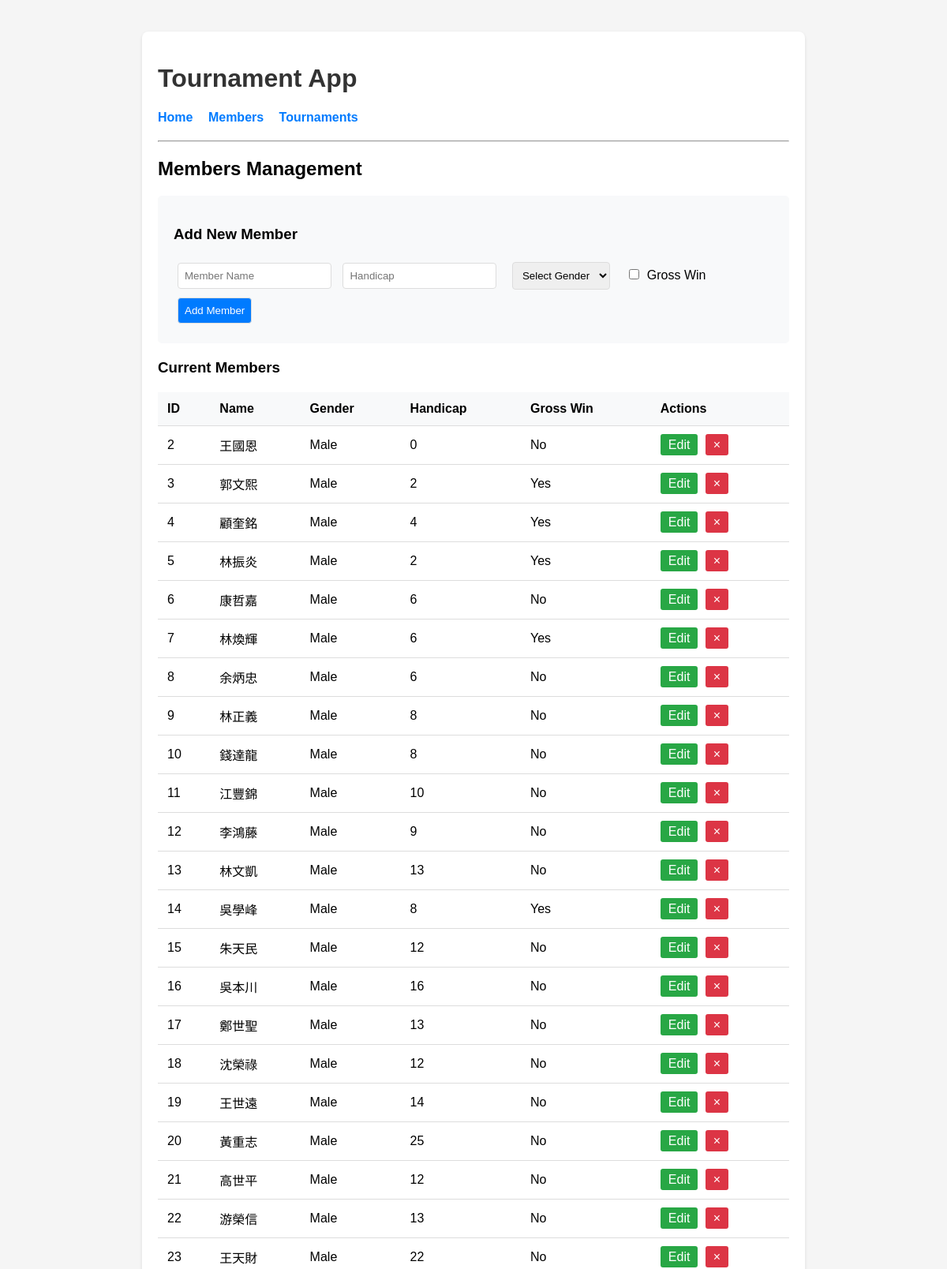
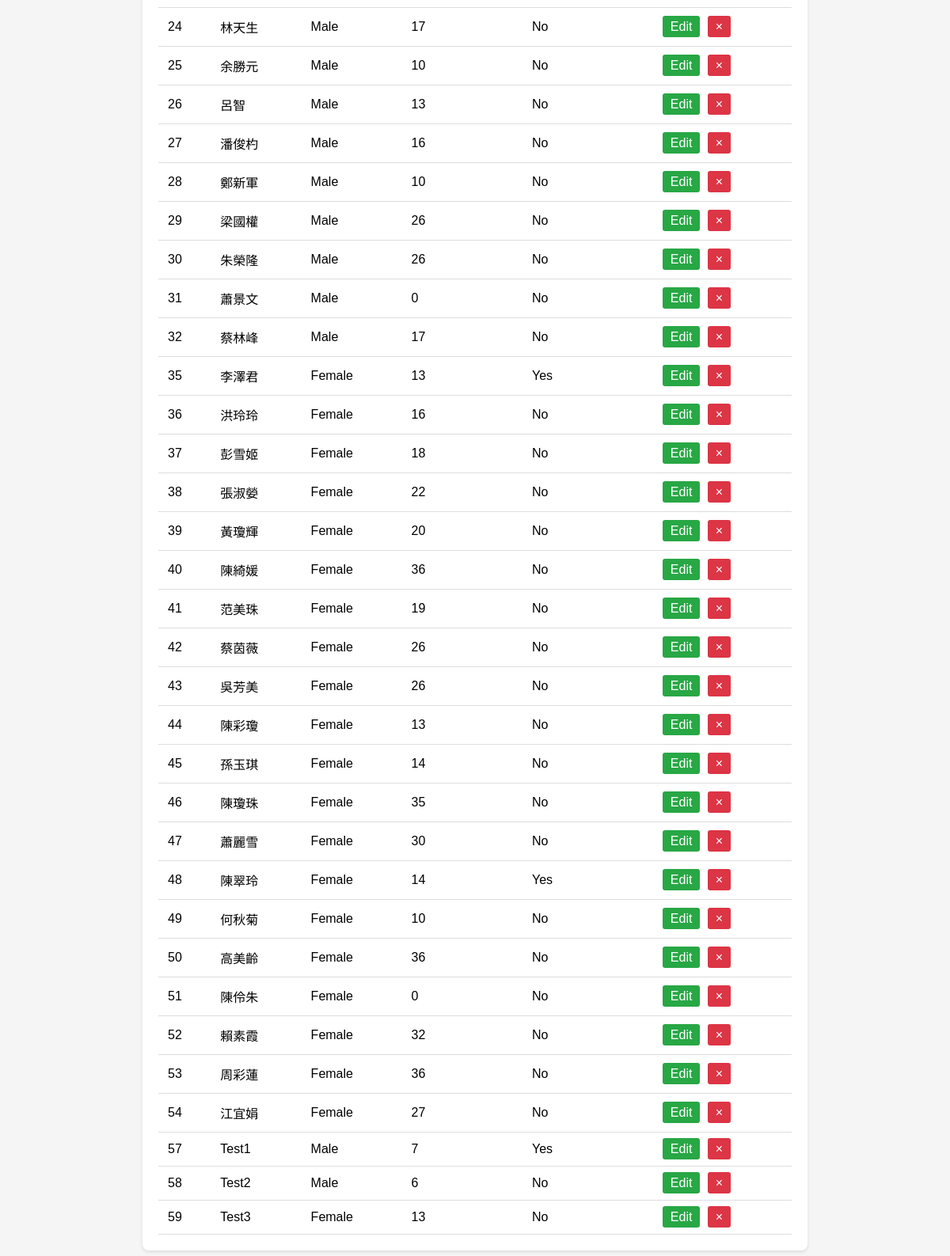
The app's page /members, older data (2 pictures, top to bottom).
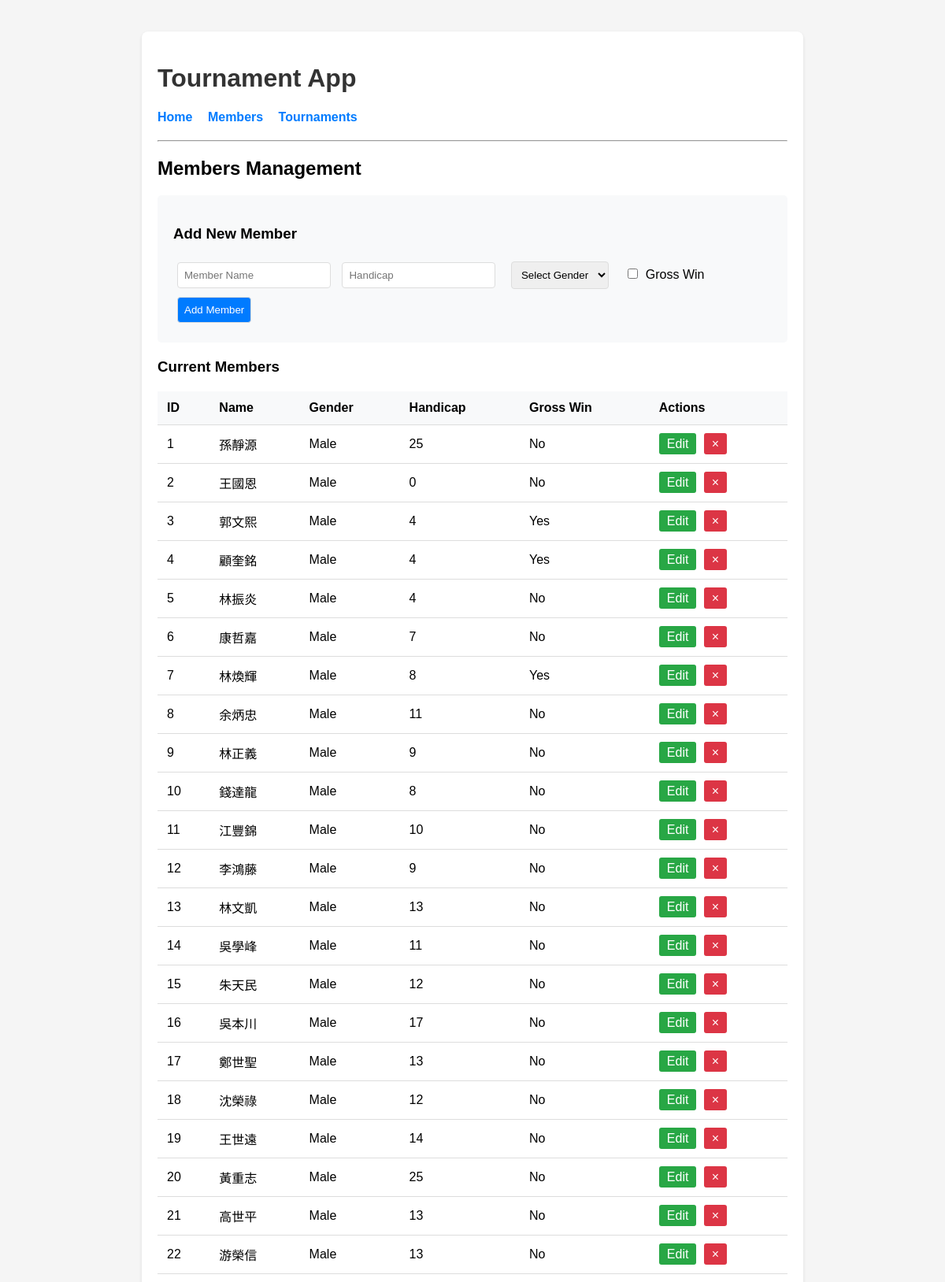
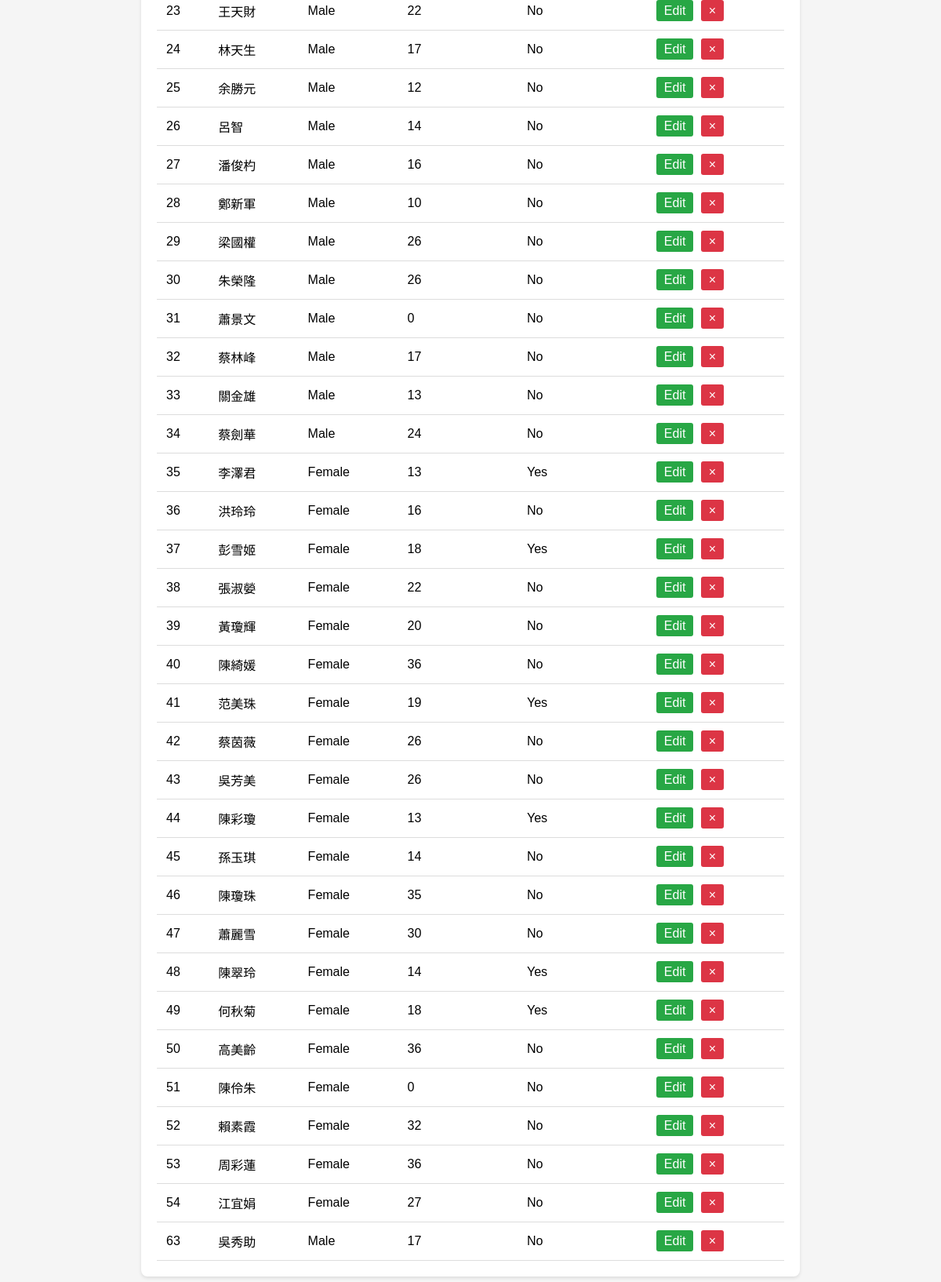
The same page, newer data (2 pictures, top to bottom).
### tables this page shows
CREATE TABLE members (
            id INTEGER PRIMARY KEY AUTOINCREMENT,
            name TEXT NOT NULL,
            handicap REAL NOT NULL,
            gross_win BOOLEAN DEFAULT 0
        , gender TEXT CHECK(gender IN ('Male', 'Female')) DEFAULT 'Male', tournaments_played INTEGER DEFAULT 0);

### app.py (the view, shortened to what this page needs)
@app.route('/members', methods=['GET', 'POST'])
def members():
    conn = get_db_connection()
    members = conn.execute('SELECT * FROM members ORDER BY id').fetchall()
    conn.close()
    return render_template('members.html', members=members)

### app.py (called while the page is built)
def get_db_connection():
    conn = sqlite3.connect(DATABASE)
    conn.row_factory = sqlite3.Row
    return conn

### templates/members.html (shortened to what this page needs)
{% extends 'base.html' %}
{% block content %}
    <h2>Members Management</h2>
    <form method="post">
        <h3>Add New Member</h3>
        <div>
            <input type="text" name="name" placeholder="Member Name" required>
            <input type="number" step="1" name="handicap" placeholder="Handicap" required>
            <select name="gender" required style="margin-left: 10px;">
                <option value="">Select Gender</option>
            </select>
            <label style="margin-left: 10px;">
                <input type="checkbox" name="gross_win"> Gross Win
            </label>
            <button type="submit">Add Member</button>
        </div>
    </form>
    <h3>Current Members</h3>
    {% if members %}
        <table>
            <thead>
                <tr>
                    <th>ID</th>
                    <th>Name</th>
                    <th>Gender</th>
                    <th>Handicap</th>
                    <th>Gross Win</th>
                    <th>Actions</th>
                </tr>
            </thead>
            <tbody>
                {% for member in members %}
                <tr>
                    <td>{{ member.id }}</td>
                    <td>{{ member.name }}</td>
                    <td>{{ member.gender or 'Male' }}</td>
                    <td>{{ member.handicap|int }}</td>
                    <td>{{ "Yes" if member.gross_win else "No" }}</td>
                    <td>
                        <a href="/edit_member/{{ member.id }}" style="background-color: #28a745; color: white; padding: 5px 10px; text-decoration: none; border-radius: 3px; margin-right: 5px;">Edit</a>
                        <a href="/delete_member/{{ member.id }}" style="background-color: #dc3545; color: white; padding: 5px 10px; text-decoration: none; border-radius: 3px; border: none; outline: none; box-shadow: none; cursor: pointer;" title="Delete" onclick="return confirm('Are you sure you want to delete this member? This will also delete all their tournament scores.');">×</a>
                    </td>
                </tr>
                {% endfor %}
            </tbody>
        </table>
    {% else %}
        <p>No members found. Add some members using the form above.</p>
    {% endif %}
{% endblock %}

Row changes from the older to the newer data that the page shows:
removed members: id "57", name "Test1", gender "Male", handicap "7", gross_win "Yes"
removed members: id "58", name "Test2", gender "Male", handicap "6", gross_win "No"
removed members: id "59", name "Test3", gender "Female", handicap "13", gross_win "No"
added members: id "1", name "孫靜源", gender "Male", handicap "25", gross_win "No"
changed members "郭文熙": handicap "2" → "4"
changed members "林振炎": handicap "2" → "4"; gross_win "Yes" → "No"
changed members "康哲嘉": handicap "6" → "7"
changed members "林煥輝": handicap "6" → "8"
changed members "余炳忠": handicap "6" → "11"
changed members "林正義": handicap "8" → "9"
changed members "吳學峰": handicap "8" → "11"; gross_win "Yes" → "No"
changed members "吳本川": handicap "16" → "17"
changed members "高世平": handicap "12" → "13"
changed members "余勝元": handicap "10" → "12"
changed members "呂智": handicap "13" → "14"
added members: id "33", name "關金雄", gender "Male", handicap "13", gross_win "No"
added members: id "34", name "蔡劍華", gender "Male", handicap "24", gross_win "No"
changed members "彭雪姬": gross_win "No" → "Yes"
changed members "范美珠": gross_win "No" → "Yes"
changed members "陳彩瓊": gross_win "No" → "Yes"
changed members "何秋菊": handicap "10" → "18"; gross_win "No" → "Yes"
added members: id "63", name "吳秀助", gender "Male", handicap "17", gross_win "No"
